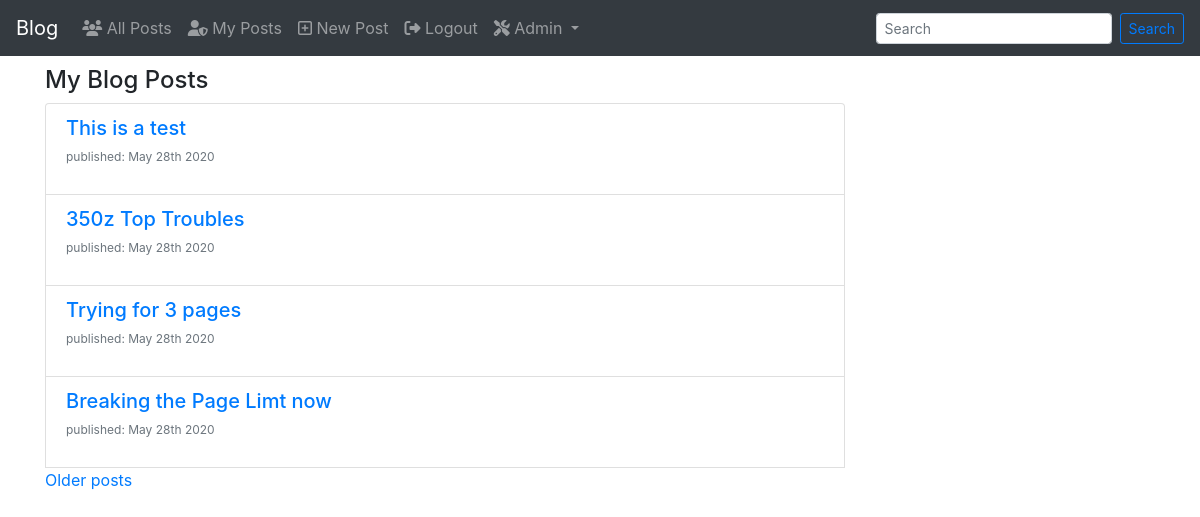
The page /blog/ (signed in) on the database its author committed.
### src/models.py (models this page shows, shortened)
class Post(db.Model):
    __tablename__ = 'post'
    id = db.Column(db.Integer, primary_key=True)
    post_author = db.Column(db.Integer, db.ForeignKey('users.id'))
    post_title = db.Column(db.String(100))
    post_date = db.Column(db.DateTime)
    post_content = db.Column(db.Text)

### src/blog/views.py (the view)
@post_blueprint.route('/')
@post_blueprint.route('/blog/<int:page>')
def list(page=1):
    posts = Post.query.filter_by(post_author=current_user.id).order_by(Post.post_date.desc())\
        .paginate(page, current_app.config['POSTS_PER_PAGE'])
    next_url = url_for('blog.list', page=posts.next_num) \
        if posts.has_next else None
    prev_url = url_for('blog.list', page=posts.prev_num) \
        if posts.has_prev else None
    return render_template('list_posts.html', posts=posts.items, next_url=next_url, prev_url=prev_url)

### src/models.py (called while the page is built)
@login_manager.user_loader
def load_user(user_id):
    return User.query.get(user_id)

### src/blog/templates/blog/list_posts.html (shortened to what this page needs)
{% extends 'base.html' %}
{% block content %}
    <div class="container" style="margin-top: 10px;">
        <h4>My Blog Posts</h4>
        <ul class="list-group" style="width: 50rem;">
            {% for post in posts %}
                <li class="list-group-item list-group-item-action">
                    <h5>
                        <a href="{{ url_for('blog.details', post_id=post.id) }}" class="stretched-link" style="text-decoration: none">
                            {{ post.post_title }}
                        </a>
                    </h5>
                    <p class="text-muted" style="font-size: 12px;">published: {{ moment(post.post_date).format('MMMM Do YYYY') }}</p>
                </li>
            {% endfor %}
            {% if next_url %}
                <a href="{{ next_url }}">Older posts</a>
            {% endif %}
        </ul>
    </div>
{% endblock %}

### rows shown on the page
Post: post_title "This is a test", post_date "May 28th 2020"
Post: post_title "350z Top Troubles", post_date "May 28th 2020"
Post: post_title "Trying for 3 pages", post_date "May 28th 2020"
Post: post_title "Breaking the Page Limt now", post_date "May 28th 2020"
